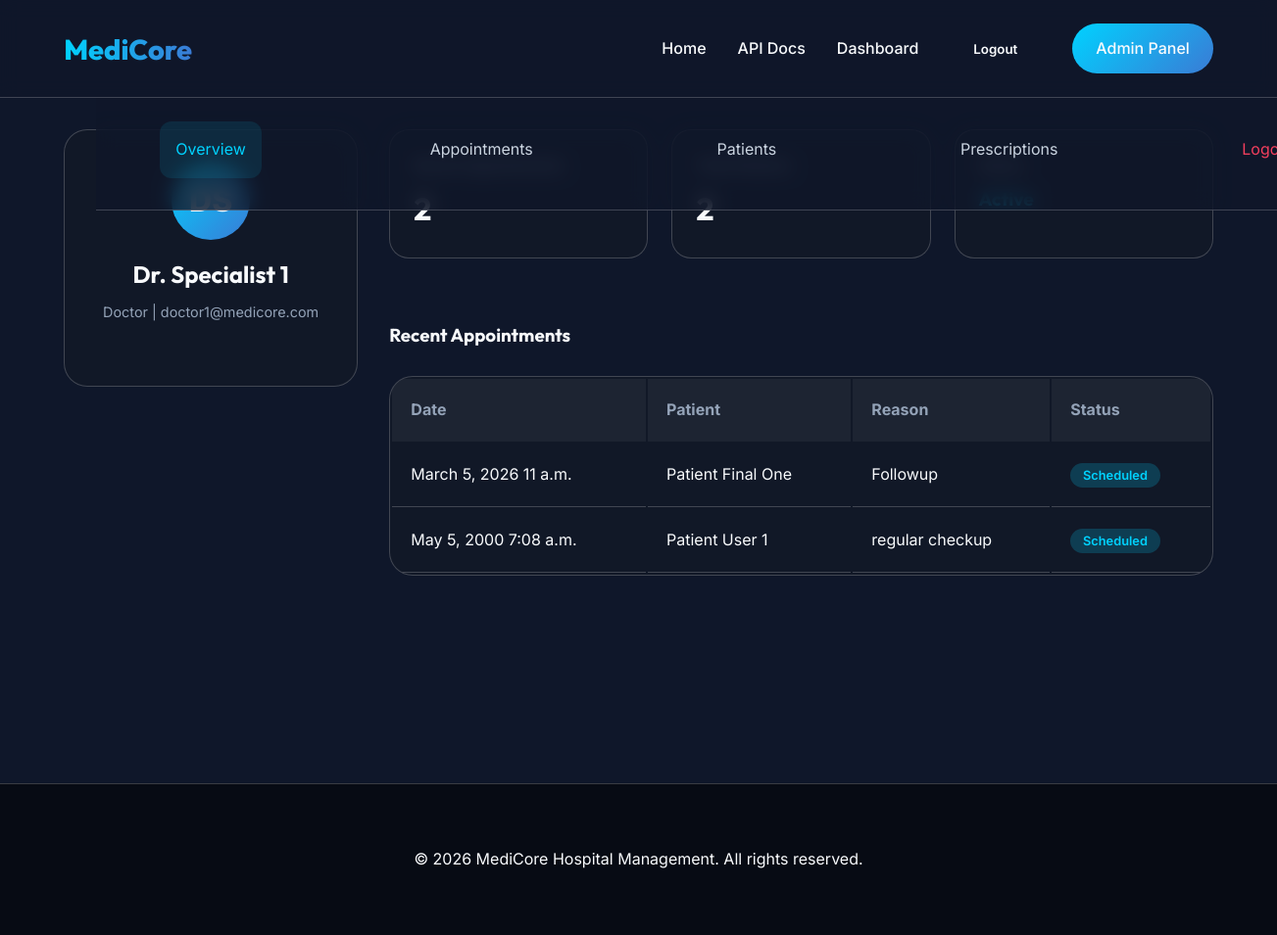
The page /dashboard/ (signed in) on the database its author committed.
### users/models.py (models this page shows, shortened)
class User(AbstractUser):
    class Role(models.TextChoices):
        ADMIN = "ADMIN", "Admin"
        DOCTOR = "DOCTOR", "Doctor"
        PATIENT = "PATIENT", "Patient"
    role = models.CharField(max_length=20, choices=Role.choices, default=Role.PATIENT)
    phone_number = models.CharField(max_length=15, blank=True, null=True)

### hospital/models.py (models this page shows, shortened)
class Appointment(models.Model):
    class Status(models.TextChoices):
        SCHEDULED = 'SCHEDULED', 'Scheduled'
        COMPLETED = 'COMPLETED', 'Completed'
        CANCELLED = 'CANCELLED', 'Cancelled'
    doctor = models.ForeignKey(Doctor, on_delete=models.CASCADE, related_name='appointments')
    patient = models.ForeignKey(Patient, on_delete=models.CASCADE, related_name='appointments')
    date = models.DateField()
    time = models.TimeField()
    status = models.CharField(max_length=20, choices=Status.choices, default=Status.SCHEDULED)
    reason = models.TextField()
    created_at = models.DateTimeField(auto_now_add=True)
    class Meta:
        ordering = ['-date', '-time']

class Patient(models.Model):
    user = models.OneToOneField(settings.AUTH_USER_MODEL, on_delete=models.CASCADE, related_name='patient_profile')
    date_of_birth = models.DateField()
    address = models.TextField()
    blood_group = models.CharField(max_length=5, blank=True)

### frontend/views.py (the view)
# urls.py: path('dashboard/', DashboardView.as_view(), name='dashboard'),
class DashboardView(LoginRequiredMixin, TemplateView):
    template_name = 'frontend/dashboard.html'
    login_url = '/login/'
    def get_context_data(self, **kwargs):
        context = super().get_context_data(**kwargs)
        user = self.request.user
        if user.role == 'DOCTOR':
            context['appointments'] = Appointment.objects.filter(doctor__user=user).select_related('patient__user')
            context['stat_label'] = 'Total Patients'
            from hospital.models import Patient
            context['stat_count'] = Patient.objects.filter(appointments__doctor__user=user).distinct().count()
        elif user.role == 'PATIENT':
            context['appointments'] = Appointment.objects.filter(patient__user=user).select_related('doctor__user')
            context['stat_label'] = 'Available Doctors'
            context['stat_count'] = Doctor.objects.count()
            context['all_doctors'] = Doctor.objects.select_related('user').all()
        else:
            context['appointments'] = Appointment.objects.all().select_related('doctor__user', 'patient__user')
        return context

### frontend/templates/frontend/dashboard.html (shortened to what this page needs)
{% extends 'frontend/base.html' %}
{% block content %}
<div class="dashboard animate-fade-in">
    <div class="sidebar">
        <div class="profile-img">{{ user.first_name.0 }}{{ user.last_name.0 }}</div>
        <h2>{{ user.get_full_name }}</h2>
        <p>{{ user.role|title }} | {{ user.email }}</p>
        <nav class="dashboard-menu">
            <a href="#" class="menu-item active">Overview</a>
            <a href="#" class="menu-item">Appointments</a>
            {% if user.role == 'DOCTOR' %}
            <a href="#" class="menu-item">Patients</a>
            <a href="#" class="menu-item">Prescriptions</a>
            {% else %}
            <a href="#" class="menu-item">Invoices</a>
            <a href="#" class="menu-item">My Doctors</a>
            {% endif %}
            <a href="/logout/" class="menu-item" style="color: var(--accent);">Logout</a>
        </nav>
    </div>
    <div class="main-content">
        <div class="stats-grid">
            <div class="stat-card">
                <h4>Recent Appointments</h4>
                <h2>{{ appointments.count }}</h2>
            </div>
            <div class="stat-card">
                <h4>{{ stat_label }}</h4>
                <h2>{{ stat_count }}</h2>
            </div>
            <div class="stat-card">
                <h4>Status</h4>
                <h2 style="font-size:1.2rem; color:var(--primary);">Active</h2>
            </div>
        </div>
        <div class="data-table-container" style="margin-top: 2rem;">
            <h3>Recent Appointments</h3>
            <br>
            <table class="data-table">
                <thead>
                    <tr>
                        <th>Date</th>
                        {% if user.role == 'DOCTOR' %}
                        <th>Patient</th>
                        {% else %}
                        <th>Doctor</th>
                        {% endif %}
                        <th>Reason</th>
                        <th>Status</th>
                    </tr>
                </thead>
                <tbody>
                    {% for appt in appointments %}
                    <tr>
                        <td>{{ appt.date }} {{ appt.time }}</td>
                        <td>
                            {% if user.role == 'DOCTOR' %}
                            {{ appt.patient.user.get_full_name }}
                            {% else %}
                            Dr. {{ appt.doctor.user.get_full_name }}
                            {% endif %}
                        </td>
                        <td>{{ appt.reason|truncatechars:30 }}</td>
                        <td><span class="badge badge-primary">{{ appt.status|title }}</span></td>
                    </tr>
                    {% empty %}
                    <tr>
                        <td colspan="4" style="text-align: center; color: #94a3b8; padding: 2rem;">No appointments
                            found. Start by booking one!</td>
                    </tr>
                    {% endfor %}
                </tbody>
            </table>
        </div>
    </div>
</div>
{% endblock %}

### frontend/templates/frontend/base.html (shortened to what this page needs)
<!DOCTYPE html>
<html lang="en">
<head>
</head>
<body>
    <nav>
        <a href="/" class="brand">MediCore</a>
        <div class="nav-links">
            <a href="/">Home</a>
            <a href="/api/docs/">API Docs</a>
            {% if user.is_authenticated %}
                <a href="/dashboard/">Dashboard</a>
                <form action="/logout/" method="post" style="display:inline">
                    <button type="submit" class="btn" style="background:none; border:none; color:inherit; cursor:pointer;">Logout</button>
                </form>
                <a href="/admin/" class="btn btn-primary">Admin Panel</a>
            {% else %}
                <a href="/login/">Login</a>
                <a href="/register/" class="btn btn-primary">Get Started</a>
            {% endif %}
        </div>
    </nav>
    <div class="container">
        {% block content %}{% endblock %}
    </div>
    <footer>
        <p>&copy; 2026 MediCore Hospital Management. All rights reserved.</p>
    </footer>
</body>
</html>

### frontend/templates/frontend/base.html (style rules this page uses)
:root { --primary: #00d2ff; --secondary: #3a7bd5; --dark: #0f172a; --light: #f8fafc; --accent: #f43f5e; --glass: rgba(255, 255, 255, 0.1); --glass-border: rgba(255, 255, 255, 0.2); }
* { margin: 0; padding: 0; box-sizing: border-box; font-family: 'Inter', sans-serif; }
body { background-color: var(--dark); color: var(--light); line-height: 1.6; overflow-x: hidden; }
h1, h2, h3, .brand { font-family: 'Outfit', sans-serif; }
nav { padding: 1.5rem 5%; display: flex; justify-content: space-between; align-items: center; position: fixed; width: 100%; top: 0; z-index: 1000; background: rgba(15, 23, 42, 0.8); backdrop-filter: blur(10px); border-bottom: 1px solid var(--glass-border); }
.brand { font-size: 1.8rem; font-weight: 800; background: linear-gradient(90deg, var(--primary), var(--secondary)); -webkit-background-clip: text; background-clip: text; -webkit-text-fill-color: transparent; text-decoration: none; }
.nav-links { display: flex; gap: 2rem; align-items: center; }
.nav-links a { color: var(--light); text-decoration: none; font-weight: 500; transition: color 0.3s; }
.btn { padding: 0.8rem 1.5rem; border-radius: 50px; text-decoration: none; font-weight: 600; transition: all 0.3s ease; display: inline-block; }
.btn-primary { background: linear-gradient(135deg, var(--primary), var(--secondary)); color: white; border: none; }
.container { padding-top: 100px; min-height: 100vh; }
footer { padding: 4rem 5%; background: #070b14; text-align: center; border-top: 1px solid var(--glass-border); }
.animate-fade-in { animation: fadeIn 1s ease-out forwards; }

### frontend/templates/frontend/dashboard.html (style rules this page uses)
.dashboard { padding: 2rem 5%; display: grid; grid-template-columns: 300px 1fr; gap: 2rem; }
.sidebar { background: #111827; padding: 2rem; border-radius: 24px; border: 1px solid var(--glass-border); height: fit-content; }
.profile-img { width: 80px; height: 80px; background: linear-gradient(135deg, var(--primary), var(--secondary)); border-radius: 50%; margin: 0 auto 1rem; display: flex; justify-content: center; align-items: center; font-size: 2rem; font-weight: 800; }
.sidebar h2 { text-align: center; margin-bottom: 0.5rem; }
.sidebar p { text-align: center; color: #94a3b8; font-size: 0.9rem; margin-bottom: 2rem; }
.menu-item { padding: 1rem; color: #cbd5e1; text-decoration: none; display: block; border-radius: 12px; transition: all 0.3s; margin-bottom: 0.5rem; }
.menu-item:hover, .menu-item.active { background: rgba(0, 210, 255, 0.1); color: var(--primary); }
.main-content { display: flex; flex-direction: column; gap: 2rem; }
.stats-grid { display: grid; grid-template-columns: repeat(auto-fit, minmax(200px, 1fr)); gap: 1.5rem; }
.stat-card { background: #111827; padding: 1.5rem; border-radius: 20px; border: 1px solid var(--glass-border); }
.stat-card h4 { color: #94a3b8; font-size: 0.9rem; margin-bottom: 0.5rem; }
.stat-card h2 { font-size: 2rem; }
.data-table { width: 100%; background: #111827; border-radius: 24px; border: 1px solid var(--glass-border); overflow: hidden; }
.data-table th { text-align: left; padding: 1.2rem; background: rgba(255, 255, 255, 0.05); color: #94a3b8; }
.data-table td { padding: 1.2rem; border-bottom: 1px solid var(--glass-border); }
.badge { padding: 0.3rem 0.8rem; border-radius: 50px; font-size: 0.8rem; font-weight: 600; }
.badge-primary { background: rgba(0, 210, 255, 0.2); color: var(--primary); }

### rows shown on the page
User: first_name.0 "D", last_name.0 "S", get_full_name "Dr. Specialist 1", role "Doctor", email "doctor1@medicore.com"
Appointment: date "March 5, 2026", time "11 a.m.", patient.user.get_full_name "Patient Final One", reason "Followup", status "Scheduled"
Appointment: date "May 5, 2000", time "7:08 a.m.", patient.user.get_full_name "Patient User 1", reason "regular checkup", status "Scheduled"

### other values the page prints
{{ appointments.count }} "2"
{{ stat_count }} "2"
